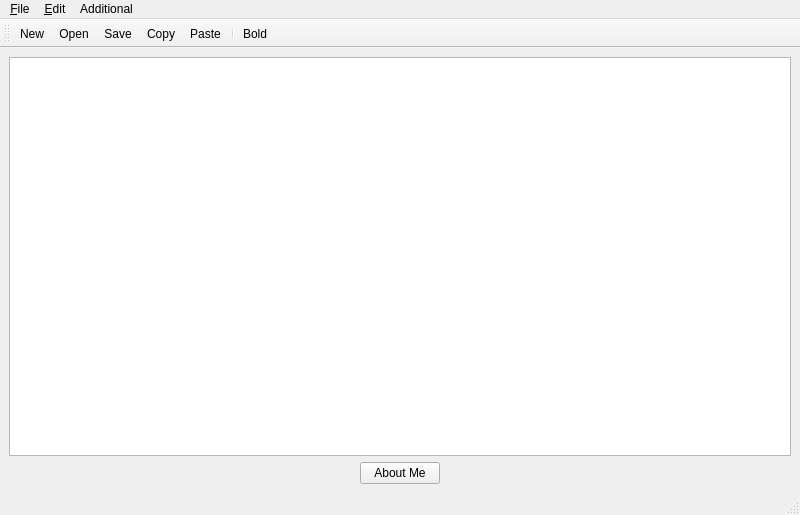
<?xml version="1.0" encoding="UTF-8"?>
<ui version="4.0">
 <class>MainWindow</class>
 <widget class="QMainWindow" name="MainWindow">
  <property name="geometry">
   <rect>
    <x>0</x>
    <y>0</y>
    <width>800</width>
    <height>515</height>
   </rect>
  </property>
  <property name="maximumSize">
   <size>
    <width>800</width>
    <height>600</height>
   </size>
  </property>
  <property name="windowTitle">
   <string>MainWindow</string>
  </property>
  <widget class="QWidget" name="centralwidget">
   <layout class="QVBoxLayout" name="verticalLayout">
    <item>
     <widget class="QTextEdit" name="textEdit">
      <property name="sizePolicy">
       <sizepolicy hsizetype="Preferred" vsizetype="MinimumExpanding">
        <horstretch>0</horstretch>
        <verstretch>0</verstretch>
       </sizepolicy>
      </property>
     </widget>
    </item>
    <item>
     <layout class="QHBoxLayout" name="horizontalLayout_2">
      <item>
       <widget class="QPushButton" name="pushButton">
        <property name="sizePolicy">
         <sizepolicy hsizetype="Fixed" vsizetype="Fixed">
          <horstretch>0</horstretch>
          <verstretch>0</verstretch>
         </sizepolicy>
        </property>
        <property name="text">
         <string>About Me</string>
        </property>
       </widget>
      </item>
     </layout>
    </item>
   </layout>
  </widget>
  <widget class="QMenuBar" name="menubar">
   <property name="geometry">
    <rect>
     <x>0</x>
     <y>0</y>
     <width>800</width>
     <height>22</height>
    </rect>
   </property>
   <widget class="QMenu" name="menuFile">
    <property name="title">
     <string>&amp;File</string>
    </property>
    <addaction name="actionNew"/>
    <addaction name="actionOpen"/>
    <addaction name="separator"/>
    <addaction name="actionSave"/>
    <addaction name="actionSave_As"/>
    <addaction name="action_Exit"/>
   </widget>
   <widget class="QMenu" name="menuEdit">
    <property name="title">
     <string>&amp;Edit</string>
    </property>
    <addaction name="actionCopy"/>
    <addaction name="actionCut"/>
    <addaction name="actionPaste"/>
    <addaction name="separator"/>
    <addaction name="actionUndo"/>
    <addaction name="actionRedo"/>
   </widget>
   <widget class="QMenu" name="menuMisc">
    <property name="title">
     <string>Additional</string>
    </property>
    <addaction name="actionAbout_Me"/>
   </widget>
   <addaction name="menuFile"/>
   <addaction name="menuEdit"/>
   <addaction name="menuMisc"/>
  </widget>
  <widget class="QToolBar" name="toolBar">
   <property name="windowTitle">
    <string>toolBar</string>
   </property>
   <property name="autoFillBackground">
    <bool>true</bool>
   </property>
   <attribute name="toolBarArea">
    <enum>TopToolBarArea</enum>
   </attribute>
   <attribute name="toolBarBreak">
    <bool>false</bool>
   </attribute>
   <addaction name="actionNew"/>
   <addaction name="actionOpen"/>
   <addaction name="actionSave"/>
   <addaction name="actionCopy"/>
   <addaction name="actionPaste"/>
   <addaction name="separator"/>
   <addaction name="actionBold"/>
  </widget>
  <widget class="QStatusBar" name="statusBar"/>
  <action name="actionNew">
   <property name="icon">
    <iconset resource="../Resources/pics.qrc">
     <normaloff>:/pics/new.png</normaloff>:/pics/new.png</iconset>
   </property>
   <property name="text">
    <string>&amp;New</string>
   </property>
   <property name="toolTip">
    <string>New  File</string>
   </property>
   <property name="shortcut">
    <string>Ctrl+N</string>
   </property>
  </action>
  <action name="actionOpen">
   <property name="icon">
    <iconset resource="../Resources/pics.qrc">
     <normaloff>:/pics/open.png</normaloff>:/pics/open.png</iconset>
   </property>
   <property name="text">
    <string>&amp;Open</string>
   </property>
   <property name="shortcut">
    <string>Ctrl+O</string>
   </property>
  </action>
  <action name="actionSave">
   <property name="icon">
    <iconset resource="../Resources/pics.qrc">
     <normaloff>:/pics/save.png</normaloff>:/pics/save.png</iconset>
   </property>
   <property name="text">
    <string>&amp;Save</string>
   </property>
   <property name="shortcut">
    <string>Ctrl+S</string>
   </property>
  </action>
  <action name="actionSave_As">
   <property name="icon">
    <iconset resource="../Resources/pics.qrc">
     <normaloff>:/pics/save_as.png</normaloff>:/pics/save_as.png</iconset>
   </property>
   <property name="text">
    <string>Save As</string>
   </property>
   <property name="shortcut">
    <string>Ctrl+Shift+S</string>
   </property>
  </action>
  <action name="actionCopy">
   <property name="icon">
    <iconset resource="../Resources/pics.qrc">
     <normaloff>:/pics/copy.png</normaloff>:/pics/copy.png</iconset>
   </property>
   <property name="text">
    <string>Copy</string>
   </property>
   <property name="shortcut">
    <string>Ctrl+C</string>
   </property>
  </action>
  <action name="actionCut">
   <property name="icon">
    <iconset resource="../Resources/pics.qrc">
     <normaloff>:/pics/cut.png</normaloff>:/pics/cut.png</iconset>
   </property>
   <property name="text">
    <string>Cut</string>
   </property>
   <property name="shortcut">
    <string>Ctrl+X</string>
   </property>
  </action>
  <action name="actionPaste">
   <property name="icon">
    <iconset resource="../Resources/pics.qrc">
     <normaloff>:/pics/paste.png</normaloff>:/pics/paste.png</iconset>
   </property>
   <property name="text">
    <string>Paste</string>
   </property>
   <property name="shortcut">
    <string>Ctrl+V</string>
   </property>
  </action>
  <action name="actionUndo">
   <property name="icon">
    <iconset resource="../Resources/pics.qrc">
     <normaloff>:/pics/edit_undo.png</normaloff>:/pics/edit_undo.png</iconset>
   </property>
   <property name="text">
    <string>Undo</string>
   </property>
   <property name="shortcut">
    <string>Ctrl+Z</string>
   </property>
  </action>
  <action name="actionRedo">
   <property name="icon">
    <iconset resource="../Resources/pics.qrc">
     <normaloff>:/pics/edit_redo.png</normaloff>:/pics/edit_redo.png</iconset>
   </property>
   <property name="text">
    <string>Redo</string>
   </property>
   <property name="shortcut">
    <string>Ctrl+Y</string>
   </property>
  </action>
  <action name="actionAbout_Me">
   <property name="icon">
    <iconset resource="../Resources/pics.qrc">
     <normaloff>:/pics/info.png</normaloff>:/pics/info.png</iconset>
   </property>
   <property name="text">
    <string>&amp;About Me</string>
   </property>
   <property name="shortcut">
    <string>Alt+A</string>
   </property>
  </action>
  <action name="action_Exit">
   <property name="icon">
    <iconset resource="../Resources/pics.qrc">
     <normaloff>:/pics/exit.png</normaloff>:/pics/exit.png</iconset>
   </property>
   <property name="text">
    <string>&amp;Exit</string>
   </property>
  </action>
  <action name="actionBold">
   <property name="checkable">
    <bool>true</bool>
   </property>
   <property name="icon">
    <iconset resource="../Resources/pics.qrc">
     <normaloff>:/pics/bold.png</normaloff>:/pics/bold.png</iconset>
   </property>
   <property name="text">
    <string>Bold</string>
   </property>
   <property name="shortcut">
    <string>Ctrl+B</string>
   </property>
  </action>
 </widget>
 <resources>
  <include location="../Resources/pics.qrc"/>
 </resources>
 <connections/>
</ui>
